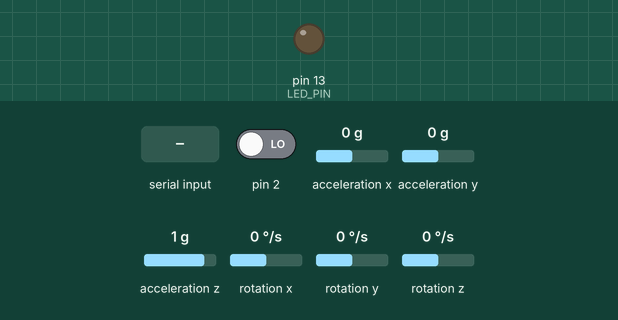
Recording of a sketch running on a simulated Arduino Uno, built with avr-gcc and run on an emulated ATmega328P. Parts: output pins drawn as LEDs (lit = HIGH). The test bench sets the inputs (shaded band); at power-on: pin 2 LOW, acceleration x 0 g, acceleration y 0 g, acceleration z 1 g, rotation x 0 °/s, rotation y 0 °/s, rotation z 0 °/s. The sensor or clock chip raises its interrupt line as the real part does; what the sketch prints to the serial monitor is not drawn.

Above: at 0.9 s.
1.0 s: "1\n" received over Serial
3.1 s: byte 80 (0x50) received over Serial
At 4.2 s:
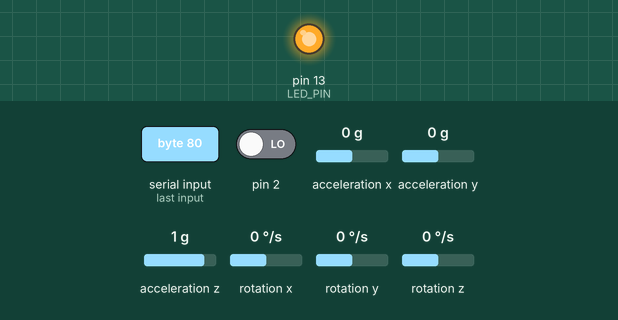
4.6 s: byte 0 (0x00) received over Serial
7.6 s: pin 2 driven HIGH
10.6 s: "0\n" received over Serial
At 11.4 s:
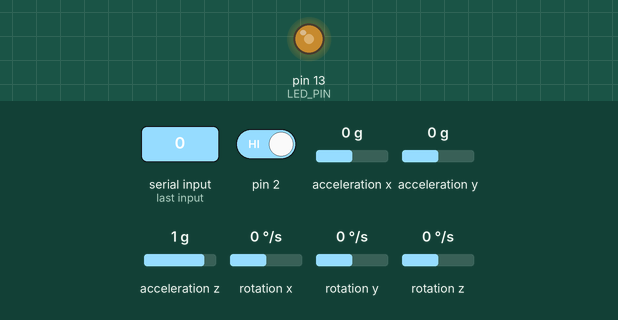
Timing chart, 0 to 13.1 s (numbered marks = the images above; inputs shaded):
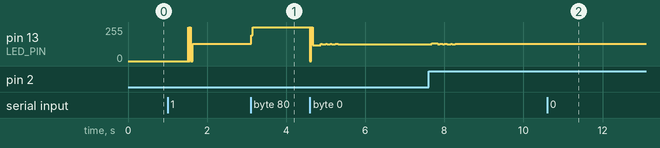

The sketch:

MPU6050_DMP6_leonardo_MOnarCH.ino
```cpp
#include "I2Cdev.h"
#include "MPU6050_6Axis_MotionApps20.h"
#if I2CDEV_IMPLEMENTATION == I2CDEV_ARDUINO_WIRE
    #include "Wire.h"
#endif

MPU6050 mpu;

#define OUTPUT_READABLE_YAWPITCHROLL
#define LED_PIN 13

bool blinkState = false;
bool dmpReady = false;  // set true if DMP init was successful
uint8_t mpuIntStatus;   // holds actual interrupt status byte from MPU
uint8_t devStatus;      // return status after each device operation (0 = success, !0 = error)
uint16_t packetSize;    // expected DMP packet size (default is 42 bytes)
uint16_t fifoCount;     // count of all bytes currently in FIFO
uint8_t fifoBuffer[64]; // FIFO storage buffer
unsigned long time,time_currect; //timestamp??
uint8_t sent_number;
uint16_t yaw_aux,roll_aux,pitch_aux;
uint16_t yaw_aux_H,yaw_aux_L,roll_aux_H,roll_aux_L,pitch_aux_H,pitch_aux_L;
uint16_t checksum;
uint8_t Auto; //0 ask-send 1 auto-send
int incomingByte=0x00;

// orientation/motion vars
Quaternion q;           // [w, x, y, z]         quaternion container
VectorInt16 aa;         // [x, y, z]            accel sensor measurements
VectorInt16 aaReal;     // [x, y, z]            gravity-free accel sensor measurements
VectorInt16 aaWorld;    // [x, y, z]            world-frame accel sensor measurements
VectorFloat gravity;    // [x, y, z]            gravity vector
float euler[3];         // [psi, theta, phi]    Euler angle container
float ypr[3];           // [yaw, pitch, roll]   yaw/pitch/roll container and gravity vector

// packet structure for InvenSense teapot demo
uint8_t teapotPacket[14] = { '$', 0x02, 0,0, 0,0, 0,0, 0,0, 0x00, 0x00, '\r', '\n' };


// ================================================================
// ===               INTERRUPT DETECTION ROUTINE                ===
// ================================================================

volatile bool mpuInterrupt = false;     // indicates whether MPU interrupt pin has gone high
void dmpDataReady() {
    mpuInterrupt = true;
}


// ================================================================
// ===                      INITIAL SETUP                       ===
// ================================================================

void setup() {
    // join I2C bus (I2Cdev library doesn't do this automatically)
    #if I2CDEV_IMPLEMENTATION == I2CDEV_ARDUINO_WIRE
        Wire.begin();
        TWBR = 24; // 400kHz I2C clock (200kHz if CPU is 8MHz)
    #elif I2CDEV_IMPLEMENTATION == I2CDEV_BUILTIN_FASTWIRE
        Fastwire::setup(400, true);
    #endif
    time=0;
    time_currect=0;
    sent_number=0;

    // initialize serial communication
    // (115200 chosen because it is required for Teapot Demo output, but it's
    // really up to you depending on your project)
    Serial.begin(115200);
    //while (!Serial); // wait for Leonardo enumeration, others continue immediately
    Auto=0;

    // NOTE: 8MHz or slower host processors, like the Teensy @ 3.3v or Ardunio
    // Pro Mini running at 3.3v, cannot handle this baud rate reliably due to
    // the baud timing being too misaligned with processor ticks. You must use
    // 38400 or slower in these cases, or use some kind of external separate
    // crystal solution for the UART timer.

    // initialize device
    //Serial.println(F("Initializing I2C devices..."));
    mpu.initialize();

    // verify connection
    Serial.println(F("Testing device connections..."));
    Serial.println(mpu.testConnection() ? F("MPU6050 connection successful") : F("MPU6050 connection failed"));

    // wait for ready
    Serial.println(F("\nSend any character to begin DMP programming and demo: "));

    while (Serial.available() && Serial.read()); // empty buffer


    while (!Serial.available());                 // wait for data
    while (Serial.available() && Serial.read()); // empty buffer again

    // load and configure the DMP
    Serial.println(F("Initializing DMP..."));
    devStatus = mpu.dmpInitialize();

    // supply your own gyro offsets here, scaled for min sensitivity
    mpu.setXGyroOffset(220);
    mpu.setYGyroOffset(76);
    mpu.setZGyroOffset(-85);
    mpu.setZAccelOffset(1788); // 1688 factory default for my test chip

    // make sure it worked (returns 0 if so)
    if (devStatus == 0) {
        // turn on the DMP, now that it's ready
        Serial.println(F("Enabling DMP..."));
        mpu.setDMPEnabled(true);

        // enable Arduino interrupt detection
        Serial.println(F("Enabling interrupt detection (Arduino external interrupt 2)..."));
//        attachInterrupt(0, dmpDataReady, RISING); //interrupt 0 PIN2 do arduino UNO -> PIN3 do Arduino Leonardo
      //  attachInterrupt(1, dmpDataReady, RISING); //interrupt 1 PIN3 do arduino UNO  -> PIN2 do Arduino Leonardo
        attachInterrupt(digitalPinToInterrupt(2), dmpDataReady, RISING); //interrupt 1 PIN0 do arduino Leonardo
  //      attachInterrupt(3, dmpDataReady, RISING); //interrupt 1 PIN1 do arduino Leonardo
    //    attachInterrupt(4, dmpDataReady, RISING); //interrupt 1 PIN7 do arduino Leonardo
        mpuIntStatus = mpu.getIntStatus();

        // set our DMP Ready flag so the main loop() function knows it's okay to use it
        Serial.println(F("DMP ready! Waiting for first interrupt..."));
        dmpReady = true;

        // get expected DMP packet size for later comparison
        packetSize = mpu.dmpGetFIFOPacketSize();
    } else {
        // ERROR!
        // 1 = initial memory load failed
        // 2 = DMP configuration updates failed
        // (if it's going to break, usually the code will be 1)
       Serial.print(F("DMP Initialization failed (code "));
       Serial.print(devStatus);
       Serial.println(F(")"));
    }

    pinMode(2, INPUT);

    // configure LED for output
    pinMode(LED_PIN, OUTPUT);
}


// ================================================================
// ===                    MAIN PROGRAM LOOP                     ===
// ================================================================

void loop() {
    // if programming failed, don't try to do anything
    if (!dmpReady) return;


    // wait for MPU interrupt or extra packet(s) available
    while (!mpuInterrupt && fifoCount < packetSize) {
        // other program behavior stuff here
        // .
        // .
        // .
        // if you are really paranoid you can frequently test in between other
        // stuff to see if mpuInterrupt is true, and if so, "break;" from the
        // while() loop to immediately process the MPU data
        // .
        // .
        // .

        Serial.print("--1--");
        Serial.print((mpuInterrupt));
        Serial.print("\n--2--");
        Serial.print((fifoCount));
        Serial.print("\n--3--");
        Serial.print((packetSize));
    }

    // reset interrupt flag and get INT_STATUS byte
    mpuInterrupt = false;
    mpuIntStatus = mpu.getIntStatus();

    // get current FIFO count
    fifoCount = mpu.getFIFOCount();

    // check for overflow (this should never happen unless our code is too inefficient)
    if ((mpuIntStatus & 0x10) || fifoCount == 1024) {
        // reset so we can continue cleanly
        mpu.resetFIFO();
        Serial.println(F("FIFO overflow!"));

    // otherwise, check for DMP data ready interrupt (this should happen frequently)
    } else if (mpuIntStatus & 0x02) {
        // wait for correct available data length, should be a VERY short wait
        while (fifoCount < packetSize) fifoCount = mpu.getFIFOCount();

        // read a packet from FIFO
        mpu.getFIFOBytes(fifoBuffer, packetSize);

        // track FIFO count here in case there is > 1 packet available
        // (this lets us immediately read more without waiting for an interrupt)
        fifoCount -= packetSize;

        #ifdef OUTPUT_READABLE_QUATERNION
            // display quaternion values in easy matrix form: w x y z
            mpu.dmpGetQuaternion(&q, fifoBuffer);
            Serial.print("quat\t");
            Serial.print(q.w);
            Serial.print("\t");
            Serial.print(q.x);
            Serial.print("\t");
            Serial.print(q.y);
            Serial.print("\t");
            Serial.println(q.z);
        #endif

        #ifdef OUTPUT_READABLE_EULER
            // display Euler angles in degrees
            mpu.dmpGetQuaternion(&q, fifoBuffer);
            mpu.dmpGetEuler(euler, &q);
            Serial.print("euler\t");
            Serial.print(euler[0] * 180/M_PI);
            Serial.print("\t");
            Serial.print(euler[1] * 180/M_PI);
            Serial.print("\t");
            Serial.println(euler[2] * 180/M_PI);
        #endif

        #ifdef OUTPUT_READABLE_YAWPITCHROLL
            // display Euler angles in degrees
            mpu.dmpGetQuaternion(&q, fifoBuffer);
            mpu.dmpGetGravity(&gravity, &q);
            mpu.dmpGetYawPitchRoll(ypr, &q, &gravity);

            yaw_aux=(ypr[0] * 180/M_PI)*100;
            yaw_aux_H=yaw_aux >> 8;
            yaw_aux_L=yaw_aux & 0xFF;

            pitch_aux=(ypr[1] * 180/M_PI)*100;
            pitch_aux_H=pitch_aux >> 8;
            pitch_aux_L=pitch_aux & 0xFF;

            roll_aux=(ypr[2] * 180/M_PI)*100;
            roll_aux_H=roll_aux >> 8;
            roll_aux_L=roll_aux & 0xFF;

            checksum= (uint16_t)0x0040+(uint16_t)yaw_aux_H+(uint16_t)yaw_aux_L+(uint16_t)pitch_aux_H+(uint16_t)pitch_aux_L+(uint16_t)roll_aux_H+(uint16_t)roll_aux_L+(uint16_t)sent_number;


            if (Serial.available())
            {
              incomingByte=Serial.read();
              {
                if (incomingByte==0x50)
                {
                  while(!Serial.available());
                  incomingByte=Serial.read();
                  {
                    if (incomingByte==0x00)
                    {
                     Auto=0;
                    }
                    else if (incomingByte==0x01)
                    {
                      Auto=1;
                    }
                    else if (incomingByte==0x02)
                    {
                      Auto=3;
                    }
                  }
                  checksum=(uint16_t)0x0050+(uint16_t)sent_number;
                  Serial.write(0x50);
                  Serial.write((unsigned char) sent_number);
                  Serial.write((unsigned char) (checksum >> 8));
                  Serial.write((unsigned char) (checksum & 0xFF));
                  sent_number++;
                 }
                 else if (incomingByte==0x40 && Auto==3)
                 {
                   Auto=2;
                 }
              }
            }
            else if (Auto==1 || Auto==2)
            {
              Serial.write(0x40);
              Serial.write((unsigned char) yaw_aux_H);
              Serial.write((unsigned char) yaw_aux_L);
              Serial.write((unsigned char) pitch_aux_H);
              Serial.write((unsigned char) pitch_aux_L);
              Serial.write((unsigned char) roll_aux_H);
              Serial.write((unsigned char) roll_aux_L);
              Serial.write((unsigned char) sent_number);
              Serial.write((unsigned char) (checksum >> 8));
              Serial.write((unsigned char) (checksum & 0xFF));
              sent_number++;
              if (Auto==2) Auto=3;
            }
//            Serial.println("\n");

         /*   time=millis();
            Serial.print(time-time_currect);
            Serial.print("ypr\t");
            Serial.print(ypr[0] * 180/M_PI);
            Serial.print("\t");
            Serial.print(ypr[1] * 180/M_PI);
            Serial.print("\t");
            Serial.print(ypr[2] * 180/M_PI);
            Serial.print("\t");
            Serial.print(sent_number);
            Serial.print("\t");
            Serial.println(ypr[0] * 180/M_PI+ypr[1] * 180/M_PI+ypr[2] * 180/M_PI+(uint16_t)sent_number);*/


            if (time-time_currect>=1000) time_currect=time;

        #endif

        #ifdef OUTPUT_READABLE_REALACCEL
            // display real acceleration, adjusted to remove gravity
            mpu.dmpGetQuaternion(&q, fifoBuffer);
            mpu.dmpGetAccel(&aa, fifoBuffer);
            mpu.dmpGetGravity(&gravity, &q);
            mpu.dmpGetLinearAccel(&aaReal, &aa, &gravity);
            Serial.print("areal\t");
            Serial.print(aaReal.x);
            Serial.print("\t");
            Serial.print(aaReal.y);
            Serial.print("\t");
            Serial.println(aaReal.z);
        #endif

        #ifdef OUTPUT_READABLE_WORLDACCEL
            // display initial world-frame acceleration, adjusted to remove gravity
            // and rotated based on known orientation from quaternion
            mpu.dmpGetQuaternion(&q, fifoBuffer);
            mpu.dmpGetAccel(&aa, fifoBuffer);
            mpu.dmpGetGravity(&gravity, &q);
            mpu.dmpGetLinearAccel(&aaReal, &aa, &gravity);
            mpu.dmpGetLinearAccelInWorld(&aaWorld, &aaReal, &q);
            Serial.print("aworld\t");
            Serial.print(aaWorld.x);
            Serial.print("\t");
            Serial.print(aaWorld.y);
            Serial.print("\t");
            Serial.println(aaWorld.z);
        #endif

        #ifdef OUTPUT_TEAPOT
            // display quaternion values in InvenSense Teapot demo format:
            teapotPacket[2] = fifoBuffer[0];
            teapotPacket[3] = fifoBuffer[1];
            teapotPacket[4] = fifoBuffer[4];
            teapotPacket[5] = fifoBuffer[5];
            teapotPacket[6] = fifoBuffer[8];
            teapotPacket[7] = fifoBuffer[9];
            teapotPacket[8] = fifoBuffer[12];
            teapotPacket[9] = fifoBuffer[13];
            Serial.write(teapotPacket, 14);
            teapotPacket[11]++; // packetCount, loops at 0xFF on purpose
        #endif

        // blink LED to indicate activity
        blinkState = !blinkState;
        digitalWrite(LED_PIN, blinkState);
    }
}
```

Measured:
- after the input at 3.1 s, pin 13 (LED_PIN): 130/255 → 255/255 at once
- after the input at 10.6 s, pin 13 (LED_PIN): stops changing and stays 130/255
